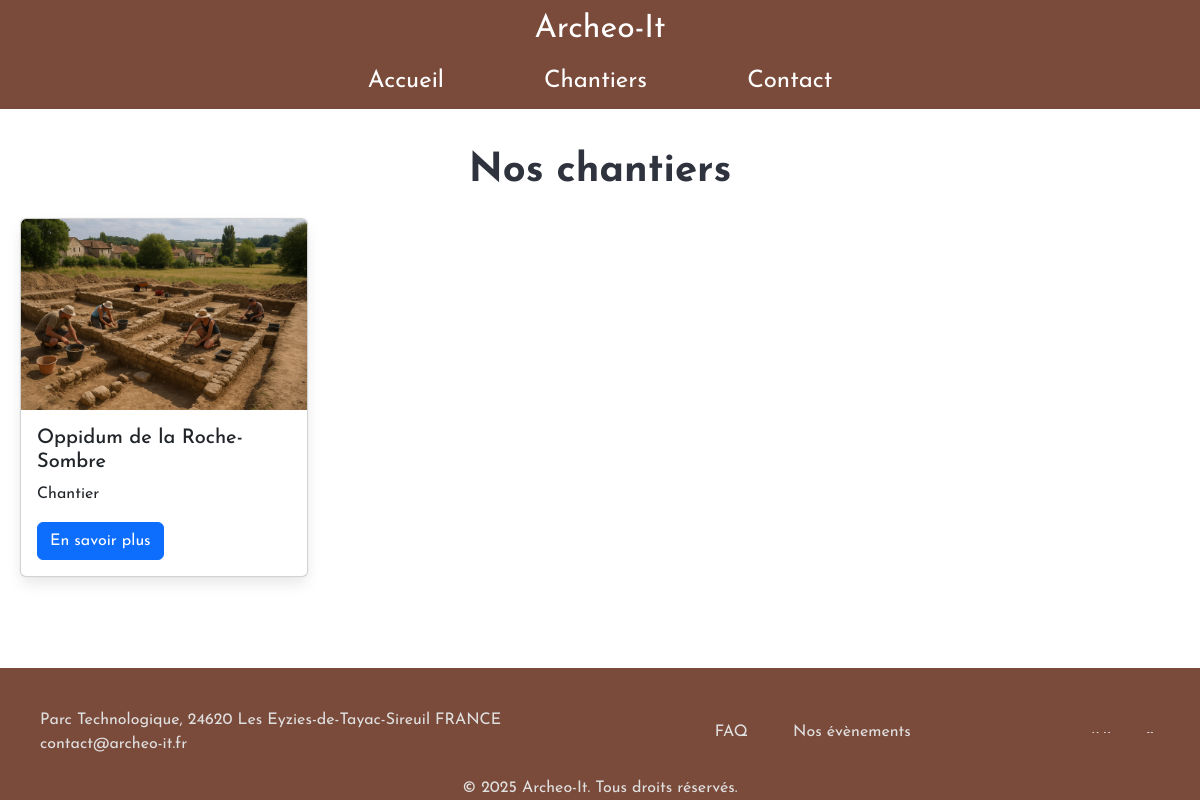
/discovery.php, run on the app's committed database.
### tables this page shows
CREATE TABLE IF NOT EXISTS `publication` (
  `id` int NOT NULL AUTO_INCREMENT,
  `title` varchar(255) NOT NULL,
  `photo` varchar(255) NOT NULL,
  `type` varchar(255) NOT NULL,
  `content` text NOT NULL,
  `create_at` date NOT NULL,
  `update_at` date NOT NULL,
  PRIMARY KEY (`id`)
);

### discovery.php (the view, shortened to what this page needs)
<?php
$host = 'localhost';
$username = 'admin_archeo-it';
$password = 'Archeo-It2025';
$database = 'archeo_it';
$charset = 'utf8mb4';
$options = [
    PDO::ATTR_ERRMODE => PDO::ERRMODE_EXCEPTION,
    PDO::ATTR_DEFAULT_FETCH_MODE => PDO::FETCH_ASSOC,
    PDO::ATTR_EMULATE_PREPARES => false,
];
$dsn = "mysql:host=$host;dbname=$database;charset=$charset;port=3306";
try {
    $pdo = new PDO($dsn, $username, $password, $options);
} catch (\PDOException $e) {
    throw new \PDOException($e->getMessage(), (int)$e->getCode());
}
$discoveryDisplay = 'SELECT * FROM publication WHERE type = "chantier" ORDER BY create_at DESC';
$stmtDisplayDiscovery = $pdo->query($discoveryDisplay);
$discoveries = $stmtDisplayDiscovery->fetchAll();
?>
<!DOCTYPE html>
<html lang="fr">
<head>
    <?php include 'includes/head.php'; ?>
    <link href="https://cdn.jsdelivr.net/npm/bootstrap@5.3.6/dist/css/bootstrap.min.css" rel="stylesheet">
</head>
<body>
<?php include "includes/header.php"; ?>
<main id="discovery-content">
    <h2 class="title is-2" id="title-page">Nos chantiers</h2>
    <?php foreach ($discoveries as $discovery): ?>
    <div class="card" style="width: 18rem;">
        <img src="assets/image/<?= $discovery['photo']?>" class="card-img-top" alt="...">
        <div class="card-body">
            <h5 class="card-title"><?= $discovery['title']?></h5>
            <p class="card-text"><?= ucfirst($discovery['type'])?></p>
            <a href="display_article.php?id=<?= $discovery['id'] ?>" class="btn btn-primary">En savoir plus</a>
        </div>
    </div>
    <?php endforeach; ?>
</main>
<?php include 'includes/footer.php'; ?>
</body>
</html>

### assets/css/style.css (style rules this page uses)
:root { --font-primary: "Josefin Sans"; }
* { margin: 0; font-family: "Josefin Sans"; overflow-x: hidden; }
body { font-family: var(--font-primary); overflow-x: hidden; }

### assets/css/article.css (style rules this page uses)
#article span,h1,div { text-align: left; }

### assets/css/discovery.css (style rules this page uses)
main { padding: 10px; }

### assets/css/contact.css (style rules this page uses)
main { padding: 40px 20px; text-align: center; }
main h2 { font-size: 2em; font-weight: bold; color: black; margin-bottom: 30px; }

### data on the page
publication: photo (picture), title "Oppidum de la Roche-Sombre", type "Chantier"
